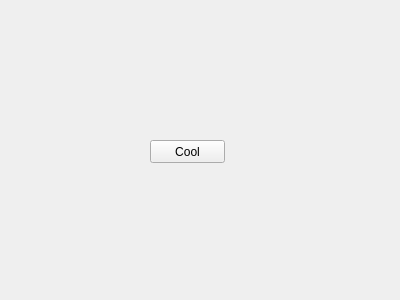
<?xml version="1.0" encoding="UTF-8"?>
<ui version="4.0">
 <class>MainWindow</class>
 <widget class="QMainWindow" name="MainWindow">
  <property name="geometry">
   <rect>
    <x>0</x>
    <y>0</y>
    <width>400</width>
    <height>300</height>
   </rect>
  </property>
  <property name="windowTitle">
   <string>Frame into client area demo</string>
  </property>
  <widget class="QWidget" name="centralWidget">
   <widget class="QPushButton" name="pushButton">
    <property name="geometry">
     <rect>
      <x>150</x>
      <y>140</y>
      <width>75</width>
      <height>23</height>
     </rect>
    </property>
    <property name="text">
     <string>Cool</string>
    </property>
   </widget>
  </widget>
 </widget>
 <layoutdefault spacing="6" margin="11"/>
 <resources/>
 <connections/>
</ui>
